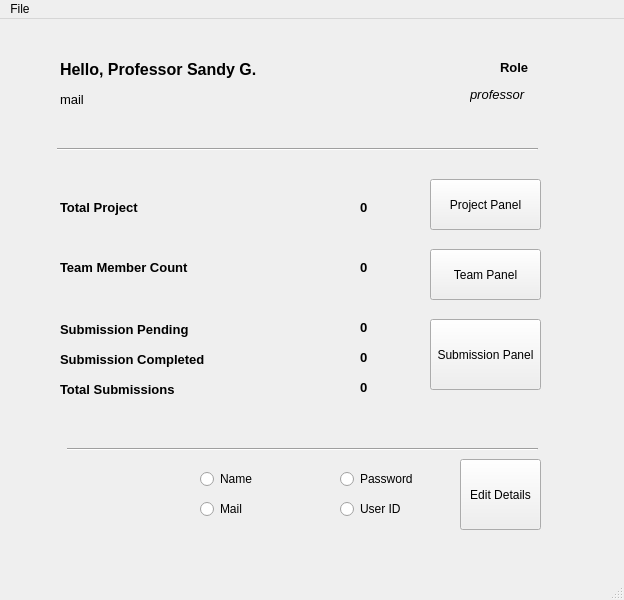
<?xml version="1.0" encoding="UTF-8"?>
<ui version="4.0">
 <class>MainWindow</class>
 <widget class="QMainWindow" name="MainWindow">
  <property name="geometry">
   <rect>
    <x>0</x>
    <y>0</y>
    <width>624</width>
    <height>600</height>
   </rect>
  </property>
  <property name="windowTitle">
   <string>Dashboard</string>
  </property>
  <widget class="QWidget" name="centralwidget">
   <widget class="QLabel" name="namelabel">
    <property name="geometry">
     <rect>
      <x>60</x>
      <y>30</y>
      <width>321</width>
      <height>41</height>
     </rect>
    </property>
    <property name="font">
     <font>
      <pointsize>12</pointsize>
      <weight>75</weight>
      <bold>true</bold>
     </font>
    </property>
    <property name="text">
     <string>Hello, Professor Sandy G.</string>
    </property>
   </widget>
   <widget class="QLabel" name="label_2">
    <property name="geometry">
     <rect>
      <x>500</x>
      <y>40</y>
      <width>41</width>
      <height>16</height>
     </rect>
    </property>
    <property name="font">
     <font>
      <pointsize>10</pointsize>
      <weight>75</weight>
      <bold>true</bold>
     </font>
    </property>
    <property name="text">
     <string>Role</string>
    </property>
   </widget>
   <widget class="QLabel" name="rolelabel">
    <property name="geometry">
     <rect>
      <x>470</x>
      <y>60</y>
      <width>81</width>
      <height>31</height>
     </rect>
    </property>
    <property name="font">
     <font>
      <pointsize>10</pointsize>
      <italic>true</italic>
     </font>
    </property>
    <property name="text">
     <string>professor</string>
    </property>
   </widget>
   <widget class="QLabel" name="maillabel">
    <property name="geometry">
     <rect>
      <x>60</x>
      <y>70</y>
      <width>301</width>
      <height>21</height>
     </rect>
    </property>
    <property name="font">
     <font>
      <pointsize>10</pointsize>
     </font>
    </property>
    <property name="text">
     <string>mail</string>
    </property>
   </widget>
   <widget class="QLabel" name="label">
    <property name="geometry">
     <rect>
      <x>60</x>
      <y>180</y>
      <width>221</width>
      <height>16</height>
     </rect>
    </property>
    <property name="font">
     <font>
      <pointsize>10</pointsize>
      <weight>75</weight>
      <italic>false</italic>
      <bold>true</bold>
     </font>
    </property>
    <property name="text">
     <string>Total Project</string>
    </property>
   </widget>
   <widget class="QLabel" name="label_3">
    <property name="geometry">
     <rect>
      <x>60</x>
      <y>240</y>
      <width>191</width>
      <height>16</height>
     </rect>
    </property>
    <property name="font">
     <font>
      <pointsize>10</pointsize>
      <weight>75</weight>
      <italic>false</italic>
      <bold>true</bold>
     </font>
    </property>
    <property name="text">
     <string>Team Member Count</string>
    </property>
   </widget>
   <widget class="QLabel" name="label_4">
    <property name="geometry">
     <rect>
      <x>60</x>
      <y>300</y>
      <width>191</width>
      <height>21</height>
     </rect>
    </property>
    <property name="font">
     <font>
      <pointsize>10</pointsize>
      <weight>75</weight>
      <italic>false</italic>
      <bold>true</bold>
     </font>
    </property>
    <property name="text">
     <string>Submission Pending</string>
    </property>
   </widget>
   <widget class="QLabel" name="label_5">
    <property name="geometry">
     <rect>
      <x>60</x>
      <y>330</y>
      <width>201</width>
      <height>21</height>
     </rect>
    </property>
    <property name="font">
     <font>
      <pointsize>10</pointsize>
      <weight>75</weight>
      <italic>false</italic>
      <bold>true</bold>
     </font>
    </property>
    <property name="text">
     <string>Submission Completed</string>
    </property>
   </widget>
   <widget class="QLabel" name="label_6">
    <property name="geometry">
     <rect>
      <x>60</x>
      <y>360</y>
      <width>161</width>
      <height>21</height>
     </rect>
    </property>
    <property name="font">
     <font>
      <pointsize>10</pointsize>
      <weight>75</weight>
      <italic>false</italic>
      <bold>true</bold>
     </font>
    </property>
    <property name="text">
     <string>Total Submissions</string>
    </property>
   </widget>
   <widget class="QLabel" name="projectcount">
    <property name="geometry">
     <rect>
      <x>360</x>
      <y>180</y>
      <width>55</width>
      <height>16</height>
     </rect>
    </property>
    <property name="font">
     <font>
      <pointsize>10</pointsize>
      <weight>75</weight>
      <bold>true</bold>
     </font>
    </property>
    <property name="text">
     <string>0</string>
    </property>
   </widget>
   <widget class="QLabel" name="teamcount">
    <property name="geometry">
     <rect>
      <x>360</x>
      <y>240</y>
      <width>55</width>
      <height>16</height>
     </rect>
    </property>
    <property name="font">
     <font>
      <pointsize>10</pointsize>
      <weight>75</weight>
      <bold>true</bold>
     </font>
    </property>
    <property name="text">
     <string>0</string>
    </property>
   </widget>
   <widget class="QLabel" name="submissionpendingcount">
    <property name="geometry">
     <rect>
      <x>360</x>
      <y>300</y>
      <width>55</width>
      <height>16</height>
     </rect>
    </property>
    <property name="font">
     <font>
      <pointsize>10</pointsize>
      <weight>75</weight>
      <bold>true</bold>
     </font>
    </property>
    <property name="text">
     <string>0</string>
    </property>
   </widget>
   <widget class="QLabel" name="submissioncompletedcount">
    <property name="geometry">
     <rect>
      <x>360</x>
      <y>330</y>
      <width>55</width>
      <height>16</height>
     </rect>
    </property>
    <property name="font">
     <font>
      <pointsize>10</pointsize>
      <weight>75</weight>
      <bold>true</bold>
     </font>
    </property>
    <property name="text">
     <string>0</string>
    </property>
   </widget>
   <widget class="QLabel" name="totalsubmissioncount">
    <property name="geometry">
     <rect>
      <x>360</x>
      <y>360</y>
      <width>55</width>
      <height>16</height>
     </rect>
    </property>
    <property name="font">
     <font>
      <pointsize>10</pointsize>
      <weight>75</weight>
      <bold>true</bold>
     </font>
    </property>
    <property name="text">
     <string>0</string>
    </property>
   </widget>
   <widget class="QPushButton" name="projectbtn">
    <property name="geometry">
     <rect>
      <x>430</x>
      <y>160</y>
      <width>111</width>
      <height>51</height>
     </rect>
    </property>
    <property name="text">
     <string>Project Panel</string>
    </property>
   </widget>
   <widget class="QPushButton" name="teambtn">
    <property name="geometry">
     <rect>
      <x>430</x>
      <y>230</y>
      <width>111</width>
      <height>51</height>
     </rect>
    </property>
    <property name="text">
     <string>Team Panel</string>
    </property>
   </widget>
   <widget class="QPushButton" name="submissionbtn">
    <property name="geometry">
     <rect>
      <x>430</x>
      <y>300</y>
      <width>111</width>
      <height>71</height>
     </rect>
    </property>
    <property name="text">
     <string>Submission Panel</string>
    </property>
   </widget>
   <widget class="QPushButton" name="editbtn">
    <property name="geometry">
     <rect>
      <x>460</x>
      <y>440</y>
      <width>81</width>
      <height>71</height>
     </rect>
    </property>
    <property name="text">
     <string>Edit Details</string>
    </property>
   </widget>
   <widget class="QRadioButton" name="radioButton_name">
    <property name="geometry">
     <rect>
      <x>200</x>
      <y>450</y>
      <width>95</width>
      <height>20</height>
     </rect>
    </property>
    <property name="text">
     <string>Name</string>
    </property>
   </widget>
   <widget class="QRadioButton" name="radioButton_password">
    <property name="geometry">
     <rect>
      <x>340</x>
      <y>450</y>
      <width>95</width>
      <height>20</height>
     </rect>
    </property>
    <property name="text">
     <string>Password</string>
    </property>
   </widget>
   <widget class="QRadioButton" name="radioButton_mail">
    <property name="geometry">
     <rect>
      <x>200</x>
      <y>480</y>
      <width>95</width>
      <height>20</height>
     </rect>
    </property>
    <property name="text">
     <string>Mail</string>
    </property>
   </widget>
   <widget class="QRadioButton" name="radioButton_userid">
    <property name="geometry">
     <rect>
      <x>340</x>
      <y>480</y>
      <width>95</width>
      <height>20</height>
     </rect>
    </property>
    <property name="text">
     <string>User ID</string>
    </property>
   </widget>
   <widget class="Line" name="line">
    <property name="geometry">
     <rect>
      <x>57</x>
      <y>120</y>
      <width>481</width>
      <height>20</height>
     </rect>
    </property>
    <property name="orientation">
     <enum>Qt::Horizontal</enum>
    </property>
   </widget>
   <widget class="Line" name="line_2">
    <property name="geometry">
     <rect>
      <x>67</x>
      <y>420</y>
      <width>471</width>
      <height>20</height>
     </rect>
    </property>
    <property name="orientation">
     <enum>Qt::Horizontal</enum>
    </property>
   </widget>
  </widget>
  <widget class="QMenuBar" name="menubar">
   <property name="geometry">
    <rect>
     <x>0</x>
     <y>0</y>
     <width>624</width>
     <height>26</height>
    </rect>
   </property>
   <widget class="QMenu" name="menuFile">
    <property name="title">
     <string>File</string>
    </property>
    <addaction name="actionClose"/>
   </widget>
   <addaction name="menuFile"/>
  </widget>
  <widget class="QStatusBar" name="statusbar"/>
  <action name="actionClose">
   <property name="text">
    <string>Close</string>
   </property>
  </action>
 </widget>
 <resources/>
 <connections/>
</ui>
